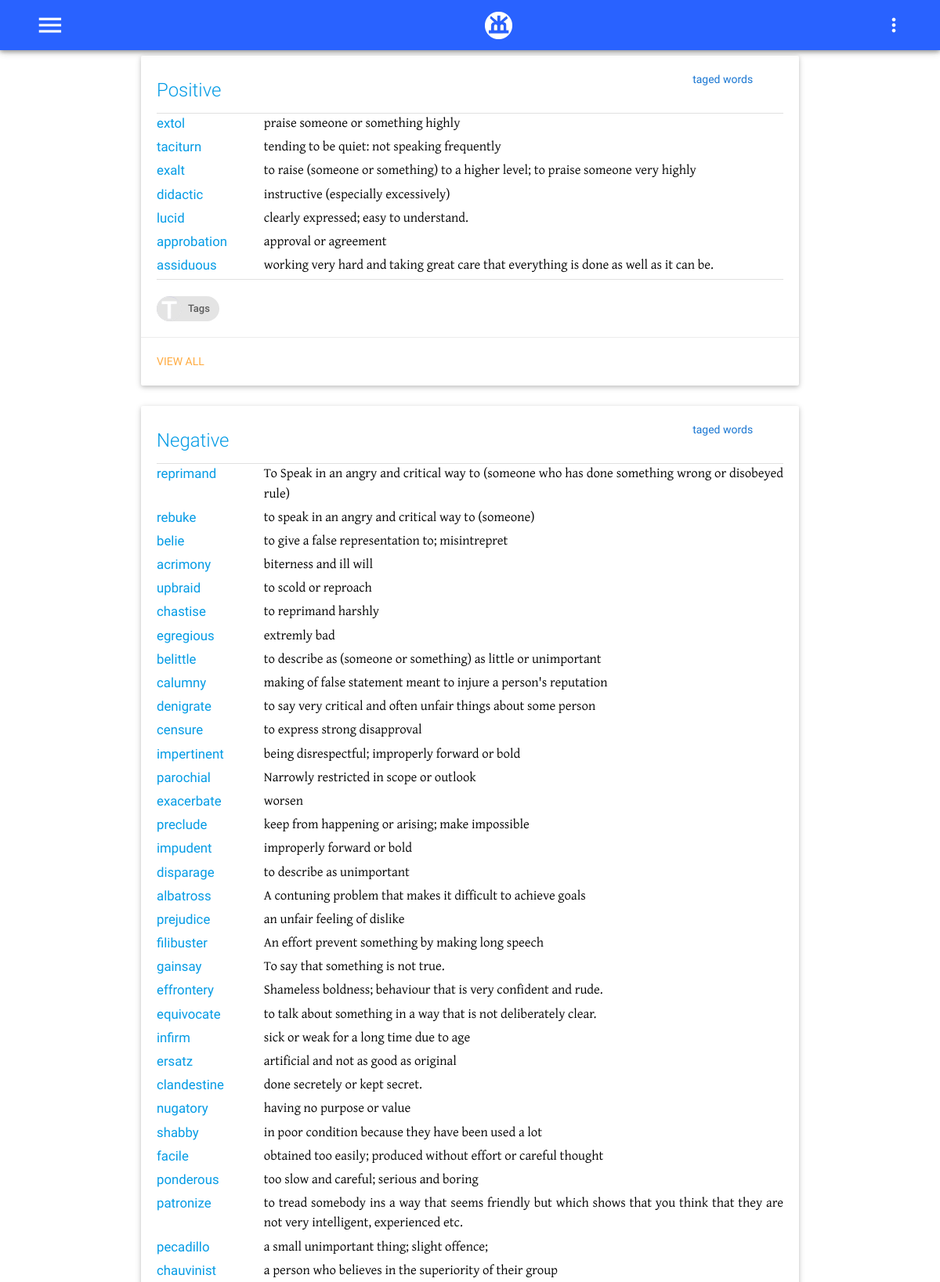
/gre/tag/ (upper part), run on the app's committed database.
### gre/models.py (models this page shows, shortened)
class Tag(models.Model):
    tagname = models.CharField(max_length=200,unique=True)

class Vocab(models.Model):
    word = models.CharField(max_length=25,unique=True)
    meaning = models.CharField(max_length=250)
    sentences = models.TextField();
    createdate = models.DateTimeField(auto_now_add=True)
    updatedate = models.DateTimeField(auto_now=True)
    category = models.ManyToManyField('Tag',blank=False)
    source = models.ManyToManyField('Source',blank=False)
    synonym = models.ManyToManyField('Vocab',  blank=True, related_name="%(app_label)s_%(class)s_related_synonym")
    antonym = models.ManyToManyField('Vocab',  blank=True, related_name="%(app_label)s_%(class)s_related_antonym")
    seealso = models.ManyToManyField('Vocab',  blank=True, related_name="%(app_label)s_%(class)s_related_see_also" )

### gre/views.py (the view)
class GreAllTag(View):
    def get(self,request):
        template = loader.get_template('gre/alltags.html')
        alltags = Tag.objects.all()
        tagvocab = {}
        for tag in alltags:
            allwords = Vocab.objects.filter(category = tag.id)
            tagvocab[tag.tagname] = allwords
        context = {
            'tagvocab' : tagvocab
        }
        return HttpResponse(template.render(context, request))

### gre/templates/gre/alltags.html (shortened to what this page needs)
{%extends "base.html" %}
{%load staticfiles %}
{%block bodycontent %}
<div class="container">
{% for tag,vocabs in tagvocab.items %}
<div class="row">
    <div class="col l12 s12 m12">
      <div class="card">
        <div class="card-content black-text">
          <div class="row">
              <div class="col s12 m8 l10">
                  <span class="card-title teal-text text-darken-3" style="font-size: 2em:text-align:center;">
                      <a href="{% url 'gre:tag' tag %}">{{tag}}</a>
                  </span>
              </div>
              <div class="col s12 m4  l2">
                  <span class="blue-text text-darken-2" style="text-align: right;">taged words</span>
              </div>
            </div>
            <div class="divider"></div>
            <div class="content" style="text-align: justify; font-size: 1.2em">
            {%for vocab in vocabs.all %}
            <div class="row">
                <div class="col s3 m3 l2 green-text text-darken-2"><a href="{% url 'gre:meaning' vocab.word%}">{{vocab.word}}</a></div>
                <div class="pr-word-meaning col s9 m9 l10">{{vocab.meaning}}</div>
            </div>
            {% endfor %}
          </div>
          <div class="divider"></div>
          <br/>
          <div class="chip">
                <img src="{%static 'images/capital-t.png'%}" alt="Tags">
                Tags
          </div>
        </div>
        <div class="card-action">
          <a href="#">View All</a>
        </div>
      </div>
    </div>
</div>
{% endfor %}
</div>
{%endblock bodycontent %}

### static/css/style.css (style rules this page uses)
html { font-size: 14px; }
.pr-blog-content, .pr-word-meaning { font-family: 'Gentium Served' ; }
.row { margin-bottom: 5px; }

### data on the page
Tag: tagvocab "Positive"
Vocab: word "extol", meaning "praise someone or something highly"
Vocab: word "taciturn", meaning "tending to be quiet: not speaking frequently"
Vocab: word "exalt", meaning "to raise (someone or something) to a higher level; to praise someone very highly"
Vocab: word "didactic", meaning "instructive (especially excessively)"
Vocab: word "lucid", meaning "clearly expressed; easy to understand."
Vocab: word "approbation", meaning "approval or agreement"
Vocab: word "assiduous", meaning "working very hard and taking great care that everything is done as well as it can be."
Tag: tagvocab "Negative"
Vocab: word "reprimand", meaning "To Speak in an angry and critical way to (someone who has done something wrong or disobeyed rule)"
Vocab: word "rebuke", meaning "to speak in an angry and critical way to (someone)"
Vocab: word "belie", meaning "to give a false representation to; misintrepret"
Vocab: word "acrimony", meaning "biterness and ill will"
Vocab: word "upbraid", meaning "to scold or reproach"
Vocab: word "chastise", meaning "to reprimand harshly"
Vocab: word "egregious", meaning "extremly bad"
Vocab: word "belittle", meaning "to describe as (someone or something) as little or unimportant"
Vocab: word "calumny", meaning "making of false statement meant to injure a person's reputation"
Vocab: word "denigrate", meaning "to say very critical and often unfair things about some person"
Vocab: word "censure", meaning "to express strong disapproval"
Vocab: word "impertinent", meaning "being disrespectful; improperly forward or bold"
Vocab: word "parochial", meaning "Narrowly restricted in scope or outlook"
Vocab: word "exacerbate", meaning "worsen"
Vocab: word "preclude", meaning "keep from happening or arising; make impossible"
Vocab: word "impudent", meaning "improperly forward or bold"
Vocab: word "disparage", meaning "to describe as unimportant"
Vocab: word "albatross", meaning "A contuning problem that makes it difficult to achieve goals"
Vocab: word "prejudice", meaning "an unfair feeling of dislike"
Vocab: word "filibuster", meaning "An effort prevent something by making long speech"
Vocab: word "gainsay", meaning "To say that something is not true."
Vocab: word "effrontery", meaning "Shameless boldness; behaviour that is very confident and rude."
Vocab: word "equivocate", meaning "to talk about something in a way that is not deliberately clear."
Vocab: word "infirm", meaning "sick or weak for a long time due to age"
Vocab: word "ersatz", meaning "artificial and not as good as original"
Vocab: word "clandestine", meaning "done secretely or kept secret."
Vocab: word "nugatory", meaning "having no purpose or value"
Vocab: word "shabby", meaning "in poor condition because they have been used a lot"
Vocab: word "facile", meaning "obtained too easily; produced without effort or careful thought"
Vocab: word "ponderous", meaning "too slow and careful; serious and boring"
Vocab: word "patronize", meaning "to tread somebody ins a way that seems friendly but which shows that you think that they are not very intelligent, experienced etc."
Vocab: word "pecadillo", meaning "a small unimportant thing; slight offence;"
Vocab: word "chauvinist", meaning "a person who believes in the superiority of their group"
